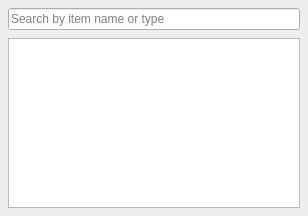
<?xml version="1.0" encoding="UTF-8"?>
<ui version="4.0">
 <class>quick_open_item</class>
 <widget class="QDialog" name="quick_open_item">
  <property name="windowModality">
   <enum>Qt::ApplicationModal</enum>
  </property>
  <property name="geometry">
   <rect>
    <x>0</x>
    <y>0</y>
    <width>308</width>
    <height>216</height>
   </rect>
  </property>
  <property name="windowTitle">
   <string>Quick open item</string>
  </property>
  <property name="windowIcon">
   <iconset theme="forward"/>
  </property>
  <layout class="QVBoxLayout" name="verticalLayout">
   <property name="spacing">
    <number>8</number>
   </property>
   <property name="margin">
    <number>8</number>
   </property>
   <item>
    <widget class="QLineEdit" name="filter_line_edit">
     <property name="placeholderText">
      <string>Search by item name or type</string>
     </property>
    </widget>
   </item>
   <item>
    <widget class="QListWidget" name="items_list_widget"/>
   </item>
  </layout>
 </widget>
 <resources/>
 <connections/>
</ui>
